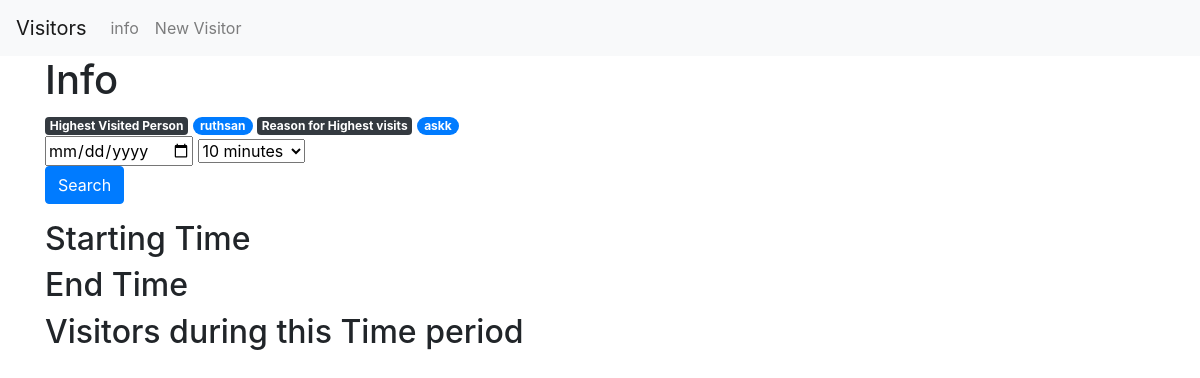
The page /info on the database as committed earlier.
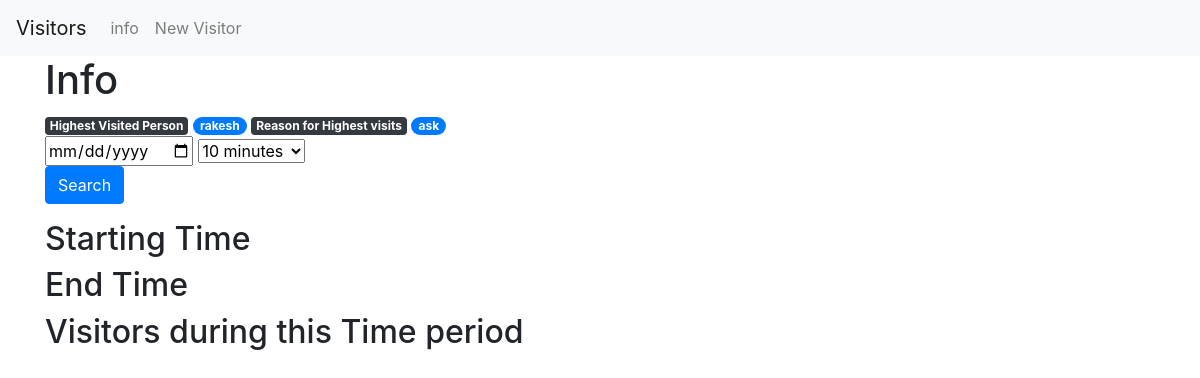
The same page on the database as committed later.
### tables this page shows
CREATE TABLE posts (
    id INTEGER PRIMARY KEY AUTOINCREMENT,
    created TIMESTAMP NOT NULL DEFAULT (datetime('now','localtime')),
    username TEXT NOT NULL,
    reason TEXT NOT NULL,
    whom_to_meet TEXT,
    exit TIMESTAMP
);

### main.py (the view, shortened to what this page needs)
@app.route('/info', methods=('GET', 'POST'))
def info():
    conn = get_db_connection()
    HighVisited = conn.execute('SELECT id,whom_to_meet,COUNT(whom_to_meet) FROM posts GROUP BY whom_to_meet ORDER BY whom_to_meet DESC LIMIT 1').fetchone()
    ReasonForFrequentVisits = conn.execute('SELECT id,reason,COUNT(reason) FROM posts GROUP BY reason ORDER BY reason DESC LIMIT 1').fetchone()
    conn.close()
    return render_template('info.html', post=HighVisited,postted=ReasonForFrequentVisits)

### main.py (called while the page is built)
def get_db_connection():
    conn = sqlite3.connect('database.db')
    conn.row_factory = sqlite3.Row
    return conn

### templates/info.html (shortened to what this page needs)
{% extends 'base.html' %}
{% block content %}
<h1>{% block title %} Info {% endblock %}</h1>
<form>
    <span class="badge badge-dark">Highest Visited Person</span>
    <span class="badge badge-pill badge-primary">{{ post[1] }}</span>
    <span class="badge badge-dark">Reason for Highest visits</span>
    <span class="badge badge-pill badge-primary">{{ postted[1] }}</span>
</form>
<form method="post">
        <input type="date" id="findDate" name="findDate" required>
        <select class="form-select" aria-label="Default select example" name="period">
            <option value="10">10 minutes</option>
          </select>
          <div class="form-group">
            <button type="submit" class="btn btn-primary">Search</button>
        </div>
        <h2>Starting Time</h2>
        <h2>End Time</h2>
        <h2>Visitors during this Time period</h2>
</form>
{% endblock %}

### templates/base.html (shortened to what this page needs)
<!doctype html>
<html lang="en">
  <head>
    <link rel="stylesheet" href="https://stackpath.bootstrapcdn.com/bootstrap/4.3.1/css/bootstrap.min.css">
  </head>
  <body>
      <nav class="navbar navbar-expand-md navbar-light bg-light">
        <a class="navbar-brand" href="{{ url_for('index')}}">Visitors</a>
        <div class="collapse navbar-collapse" id="navbarNav">
            <ul class="navbar-nav">
            <li class="nav-item">
                <a class="nav-link" href="{{url_for('info')}}">info</a>
            </li>
            <li class="nav-item">
                <a class="nav-link" href="{{url_for('create')}}">New Visitor</a>
            </li>
            </ul>
        </div>
      </nav>
    <div class="container">
        {% block content %} {% endblock %}
    </div>
  </body>
</html>

Rows that differ between the two databases and show on the page:
removed posts: whom_to_meet "ruthsan", reason "askk"
added posts: whom_to_meet "rakesh", reason "ask"
